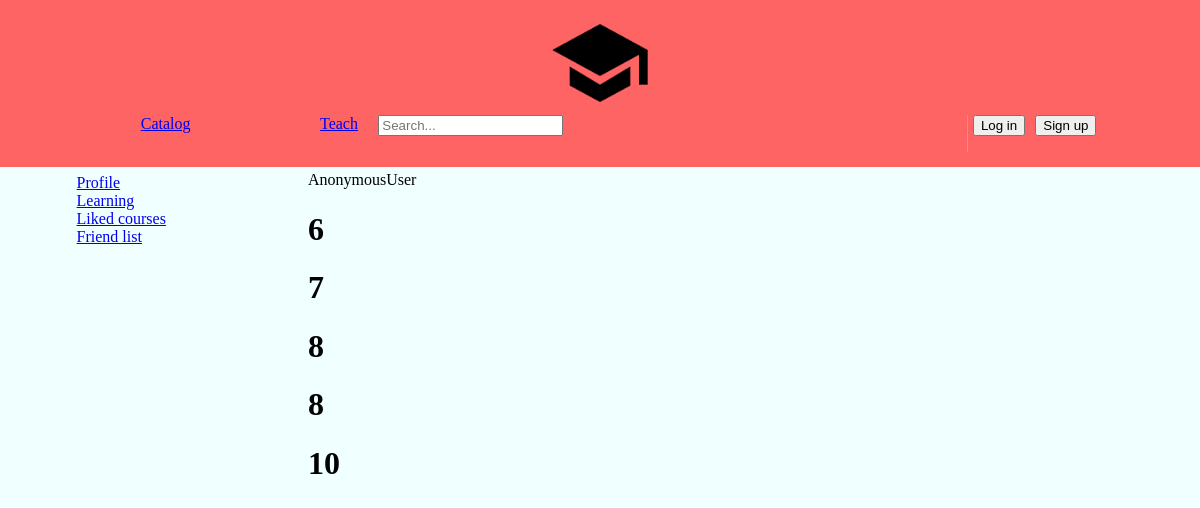
The app's page /account/liked, older data.
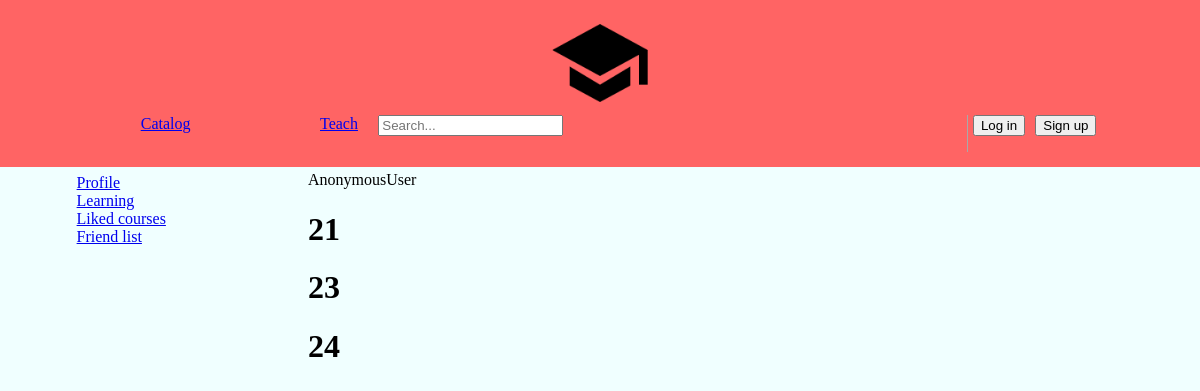
The same page, newer data.
### main/models.py (models this page shows, shortened)
class Course(models.Model):
    coursename = models.CharField(max_length=256, null=False)
    teacher = models.CharField(max_length=32, null=False)
    icon = models.ImageField(upload_to='course_images' , null=False)
    price = models.DecimalField(max_digits=8, decimal_places=2)
    added = models.ManyToManyField(User, default=None,related_name='added')
    learn_user = models.ManyToManyField(User,blank=True,related_name='learn_user')
    liked = models.BooleanField(default=False)

### teach/views.py (the view)
# urls.py: path('account/liked', teach.views.liked, name='liked'),
def liked(request):
    courses = Course.objects.all().filter(
    )
    return render(request , 'teach/liked1.html',{
        'courses':courses,
        'request':request,
    })

### teach/templates/teach/liked1.html
{% include 'main/header.html' %}
<div class="main" style="display: flex">
    {% include 'teach/list.html' %}
    <div class="nav2">
        <p>
            {{ request.user }}
        </p>
        {% for c in courses %} {% for request.user.username in c.added.all%}
        <h1>{{ c.id }}</h1>
        {% endfor %} {% endfor %}
    </div>
</div>

### main/templates/main/header.html (shortened to what this page needs)
{% extends 'main/test.html' %} {% load static %} {% block header %}
<head>
</head>
<body>
    <nav class="nav" style="margin: -1%">
        <span>
        <a  href="/html/"><img class="logo" src=" {% static 'main/logo.png' %} "></a>
    <ol>
        <li><a href="/">Catalog</a></li>
        <li><a href="/teach/">Teach</a></li>
        <form action="{% url 'searching' %}" method="post">
        <li><input type="search" placeholder="Search..." name = 'name'></li>
        </form>
        {% if request.user.is_authenticated %}
            <li class="lgin"> <a id ='' href="/account"><button>{{ request.user.username }}</button></a></li>
            <li class="reg"> <a href="{% url 'logout' %}"><button>logout</button> </a></li>
        {% else %}
            <li class="lgin"> <a href="/teach/login"><button>Log in</button></a></li>
            <li class="reg"> <a href="/teach/test"><button>Sign up</button> </a></li>
        {% endif %}
    </ol>
    </span>
    </nav>
</body>
{% endblock %}

### main/templates/main/test.html (shortened to what this page needs)
{% load static %}
<html lang="en">
<head>
    <link rel="stylesheet" type="text/css" href="{% static 'main/test.css' %}">
    <link rel="stylesheet" type="text/css" href="{% static 'main/header.css' %}">
</head>
<body>
    {% block header %}{% endblock %} {% block card %}{% endblock %}
</body>
</html>

### teach/templates/teach/list.html (shortened to what this page needs)
{% block list %}
<div class="nav1" style="width: 300px; border: 0">
    <div class="profile2">
        <ul class="profile2_ul">
            <li class="on1">
                <a href="{% url 'account'%}" data-purpose="user_manage:edit-profile">
                    Profile
                    </a>
            </li>
            <li class="on1">
                <a href="{% url 'learn'%}" data-purpose="user_manage:edit-account">Learning</a>
            </li>
            <li class="on1">
                <a href="{% url 'liked' %}" data-purpose="user_manage:edit-account">Liked courses</a>
            </li>
            <li class="on1">
                <a href="{% url 'liked' %}" data-purpose="user_manage:edit-account">Friend list</a>
            </li>
        </ul>
    </div>
</div>
{% endblock %}

### main/static/main/test.css (style rules this page uses)
body { background-color: azure; }
ol { list-style: none; margin: 0; padding: 0; display: flex; flex-wrap: wrap; }
ul { list-style-type: none; }
li { list-style-type: none; }

### main/static/main/header.css (style rules this page uses)
.logo { width: 104px; }
.nav { padding: 15px; text-align: center; display: block; background-color: #ff6464; }
.reg { margin-left: 10px; }
a { margin-top: 10px; }
li { margin-top: 0; margin-left: 11%; }
.lgin { margin-left: 5px; }
ul { list-style-type: none; }

Row changes from the older to the newer data that the page shows:
removed Course: id "6"
removed Course: id "7"
removed Course: id "8"
removed Course: id "10"
added Course: id "21"
added Course: id "23"
added Course: id "24"
